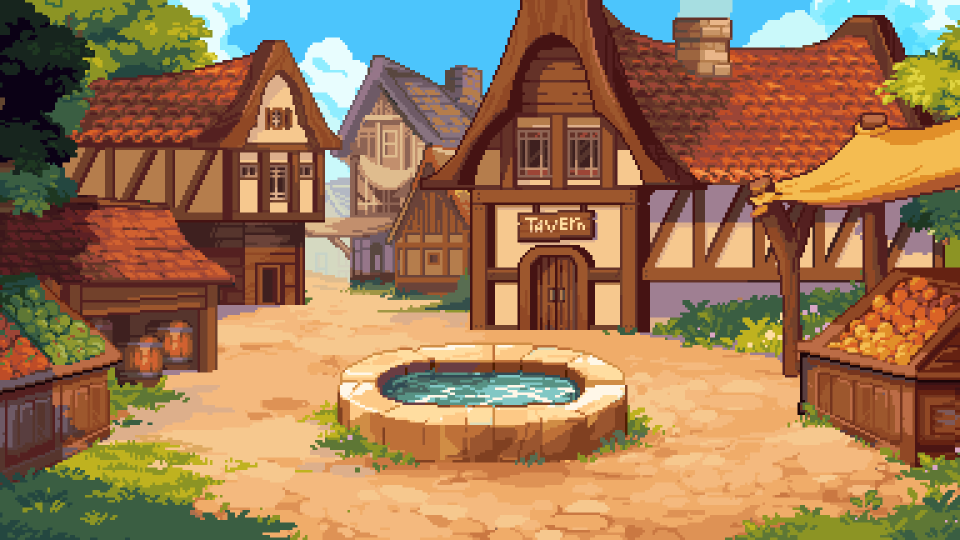
#> input picture kit/pause/assets/hub.gif, 1920 x 1080 px, found by its file name (shown at 1/2 size)
$ python r24.py
#> lines starting #> are read from the running program, lines starting #| are printed output that depends on the picture
### kit/fork_race2/hook.py
"""Standard Code Name hook band (Bennett: the hook makes or breaks the video).
usage:
    import sys; sys.path.insert(0, '<scratchpad>/pixellab/safezone'); from hook import hook_layer
    HOOK, HOOK_BOTTOM = hook_layer(['WHICH JAR IS', "CYRUS'S?"], accent=1, color=(255,214,60))
    frame.alpha_composite(HOOK)      # draw LAST (on top of everything) every frame
    # put content below HOOK_BOTTOM (typically ~450-470) and above y=1500
lines: 1-2 short lines of the original hook. accent: index of the line drawn in `color` (others white), or None.
sub: optional small secondary line (>=34px), drawn under the main lines.
"""
from PIL import Image, ImageDraw, ImageFont
import os
FONT = os.path.join(os.path.dirname(__file__), '../../npmfont/ps/package/files/PressStart2P.ttf')
W, H = 1080, 1920
X0, X1, Y0 = 70, 1025, 262
def _fit(lines, maxw, hi=80, lo=48):
    for s in range(hi, lo - 1, -2):
        f = ImageFont.truetype(FONT, s); d = ImageDraw.Draw(Image.new('L', (1, 1)))
        if all(d.textlength(l, font=f) + 2 * 9 <= maxw for l in lines): return f, s
    return ImageFont.truetype(FONT, lo), lo
# [20 lines left out: function hook_layer, not called in this run]
# [4 lines that do not run on import are left out]

### kit/fork_rc1/hook2.py
"""hook_layer with the comment prompt as a real second line of the band, at least 44px (RECUT_BRIEF rule).
Same look as safezone/hook.py; sub line is 44-52px, white, thinner stroke, separated by a thin divider."""
import sys, os
sys.path.insert(0, '/tmp/claude-0/-home-claude/3d9a853e-960c-501e-b487-63abffb4f487/scratchpad/pixellab/safezone')
from hook import _fit, FONT, W, H, X0, X1, Y0
from PIL import Image, ImageDraw, ImageFont
def hook_layer2(lines, accent=None, color=(255, 214, 60), sub=None, sub_color=(240, 240, 240), border=None, sub_max=52):
#> called with accent = 1, color = (255, 214, 60), sub = 'COMMENT YOUR COMBO', sub_color = (240, 240, 240), sub_max = 52
    lines = [l.upper() for l in lines][:2]
    f, s = _fit(lines, X1 - X0 - 40)
    gap = int(s * 0.38); pad = 26
    h = len(lines) * s + (len(lines) - 1) * gap + 2 * pad
    if sub:
        fs, ss = _fit([sub], X1 - X0 - 40, sub_max, 44)
        d0 = ImageDraw.Draw(Image.new('L', (1, 1)))
        assert d0.textlength(sub, font=fs) + 12 <= X1 - X0 - 30, ('sub too long for 44px', sub)
        h += ss + 34
    L = Image.new('RGBA', (W, H), (0, 0, 0, 0)); d = ImageDraw.Draw(L)
#> after `L = Image.new('RGBA', (W, H), (0, 0, 0, 0))`: L: PIL image 1080x1920 RGBA; every value is 0
    d.rounded_rectangle([X0, Y0, X1, Y0 + h], 22, fill=(14, 10, 24, 232), outline=border or color, width=6)
    y = Y0 + pad
    for i, l in enumerate(lines):
        c = color if accent == i else (255, 255, 255)
        w = d.textlength(l, font=f)
        d.text(((X0 + X1) / 2 - w / 2, y), l, font=f, fill=c, stroke_width=9, stroke_fill=(10, 6, 18))
        y += s + gap
#> this loop made 2 passes
#> w on passes 1 to 2: 488.1, 612.8
#> after the loop, y = 508
    if sub:
        y = y - gap + 14
#> y = 492
        d.line([(X0 + 60, y), (X1 - 60, y)], fill=(color if border is None else border)[:3] + (120,), width=3)
        y += 18
#> y = 510
        w = d.textlength(sub, font=fs)
#> w = 645.4
        d.text(((X0 + X1) / 2 - w / 2, y), sub, font=fs, fill=sub_color, stroke_width=6, stroke_fill=(10, 6, 18))
    return L, Y0 + h
# [3 lines that do not run on import are left out]

### kit/fork1/common.py
import os, glob, math, json, subprocess, random
from PIL import Image, ImageDraw, ImageFont, ImageEnhance, ImageFilter
SP = '/tmp/claude-0/-home-claude/3d9a853e-960c-501e-b487-63abffb4f487/scratchpad/'
FONT = SP + 'npmfont/ps/package/files/PressStart2P.ttf'; A = SP + 'pause/assets/'; PL = SP + 'pixellab/'
W, H, FPS = 1080, 1920, 30
_fc = {}
def F(s):
    if s not in _fc: _fc[s] = ImageFont.truetype(FONT, s)
    return _fc[s]
def crop(im): return im.crop(im.getbbox())
def up(im, k): return im.resize((max(1, int(im.width * k)), max(1, int(im.height * k))), Image.NEAREST)
def layer(img, fn):
    L = Image.new('RGBA', img.size, (0, 0, 0, 0)); fn(ImageDraw.Draw(L)); img.alpha_composite(L)
def ctext(d, x, y, t, f, fill=(255, 255, 255), sw=6, a=255, sc=(20, 15, 35)):
    w = d.textlength(t, font=f); d.text((x - w / 2, y), t, font=f, fill=tuple(fill[:3]) + (a,), stroke_width=sw, stroke_fill=tuple(sc[:3]) + (a,))
# [7 lines left out: function text_layer, not called in this run]
def gif_frames(path, scale=None, h=None):
    im = Image.open(path); fr = []
    for i in range(im.n_frames): im.seek(i); fr.append(im.convert('RGBA'))
    if h is not None:
        bb = None
        for f in fr:
            b = f.getbbox(); bb = b if bb is None else (min(bb[0], b[0]), min(bb[1], b[1]), max(bb[2], b[2]), max(bb[3], b[3]))
        fr = [f.crop(bb) for f in fr]; k = h / fr[0].height
        return [f.resize((max(1, int(f.width * k)), h), Image.NEAREST) for f in fr]
    if scale: fr = [up(f, scale) for f in fr]
    return fr
IDLE_FILE = {'joy': 'idle_0.gif', 'cyrus': 'idle_1.gif', 'ray': 'idle_2.gif', 'cleo': 'idle_3.gif', 'hollow': 'idle_9.gif'}
def idle(g, k=1):
    """Syeda idle loop at native 92px canvas times k (feet at y=78*k)"""
    fr = gif_frames(A + IDLE_FILE[g])
    return [up(f.resize((92, 92), Image.NEAREST), k) for f in fr]
VIC = {'joy': 'vic_Victory_Pose.gif', 'cyrus': 'vic_VictoryPose_1_2f3491a2-9eb4-4ed3-a96d-f50d84bb993a.gif', 'cleo': 'vic_victoryPose.gif', 'ray': 'vic_victoryPose_1.gif', 'hollow': 'hollow-victory.gif'}
def vic(g, h): return gif_frames(A + VIC[g], h=h)
def seq(d, k=2, lo=1, hi=None):
    fs = sorted(glob.glob(d + '/*.png'))[lo:hi]
    return [up(Image.open(p).convert('RGBA'), k) for p in fs]
GUMK = ['mush', 'acv', 'mel', 'cre', 'gold']
def gummy(kind, k=2): return up(Image.open(PL + f'gummies/pick_{kind}.png').convert('RGBA'), k)
def bg_frames(name, size, box=None, step=1, bright=1.0, blur=0):
    im = Image.open(A + name); out = []
    for i in range(0, im.n_frames, step):
        im.seek(i); f = im.convert('RGB')
        if box: f = f.crop(box)
        f = f.resize(size, Image.NEAREST)
        if bright != 1.0: f = ImageEnhance.Brightness(f).enhance(bright)
        if blur: f = f.filter(ImageFilter.GaussianBlur(blur))
        out.append(f.convert('RGBA'))
    return out
class Writer:
    def __init__(self, path):
        self.p = subprocess.Popen(['ffmpeg', '-y', '-loglevel', 'error', '-f', 'rawvideo', '-pix_fmt', 'rgb24', '-s', f'{W}x{H}', '-r', str(FPS), '-i', '-',
                                   '-c:v', 'libx264', '-preset', 'veryfast', '-crf', '18', '-pix_fmt', 'yuv420p', path], stdin=subprocess.PIPE)
    def write(self, img): self.p.stdin.write(img.convert('RGB').tobytes())
    def close(self): self.p.stdin.close(); self.p.wait()
# [9 lines left out: functions mix, ship, not called in this run]
def sheet(mp4, out, n=8, cols=8):
    d = float(subprocess.run(['ffprobe', '-v', 'error', '-show_entries', 'format=duration', '-of', 'csv=p=0', mp4], capture_output=True, text=True).stdout)
    subprocess.run(['ffmpeg', '-y', '-loglevel', 'error', '-i', mp4, '-vf', f'fps={n}/{d},scale=270:480,tile={cols}x{max(1, n // cols)}', '-frames:v', '1', out])

### kit/fork_rc13/v24/r24.py
"""#24 Which vibe (approved): review recut, fixes only.
realm keys ! @ # $ -> E F G H (no @/# in comments), item X -> gummy pile, gummy row: gummy is the hero (4x, gloss on ACV),
44px labels + key badges, comment prompt in the band from frame 0, rows slide in from frame 0, slot-style highlight hops
during the hold and locks one row at a time, hold 1.3s, cut back to the empty opening (loop)."""
import sys, math, json, random
SP = '/tmp/claude-0/-home-claude/3d9a853e-960c-501e-b487-63abffb4f487/scratchpad/'
sys.path.insert(0, SP + 'fork1'); from common import *
sys.path.insert(0, SP + 'fork_rc2'); from rc2 import hook_layer2, acv_gloss, FF, acv_tag
import numpy as np
HOOK, HB = hook_layer2(['WHICH VIBE', 'DO I GIVE OFF?'], accent=1, sub='COMMENT YOUR COMBO')
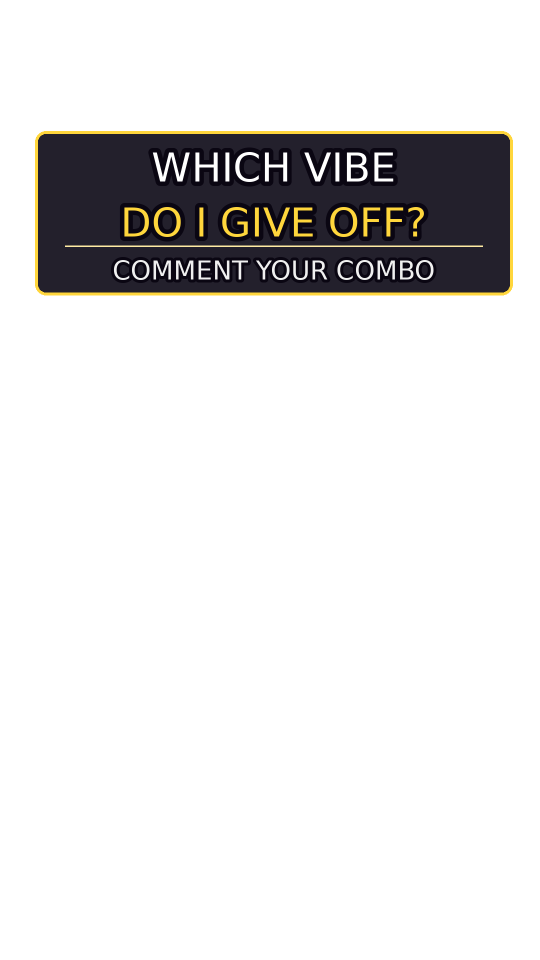
#> HOOK: PIL image 1080x1920 RGBA (shown at 1/2 size); mean R, G, B, A 7, 5.9, 5.7, 36.2; transparent parts drawn white
#> HB = 590
os.chdir(os.path.dirname(os.path.abspath(__file__)))
TEST = len(sys.argv) > 1
BG = bg_frames('hub.gif', (W, H), box=(960 - 304, 0, 960 + 304, 1080), step=2, bright=0.5, blur=3)
#> in bg_frames, im is the input picture: PIL image 1920x1080 P; mean R, G, B 154.7, 118.8, 84.1
#> the loop in bg_frames, `for i in range(0, im.n_frames, step):` made 24 passes
#> pass 1, in bg_frames, `if box: f = f.crop(box)`:
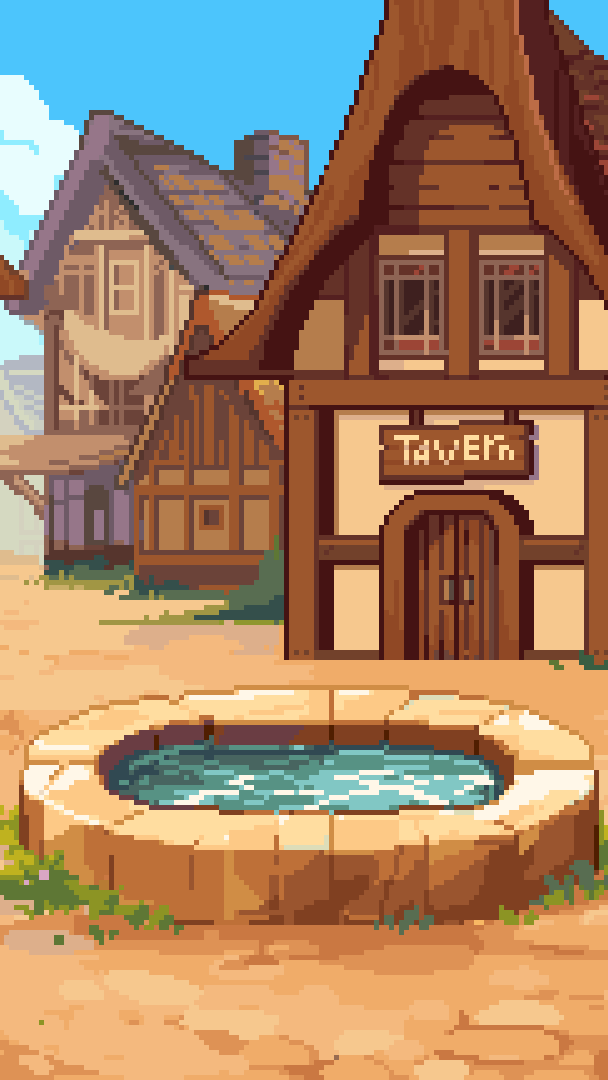
#> f: PIL image 608x1080 RGB; mean R, G, B 165, 130.9, 101.3
#> pass 1, in bg_frames, `if bright != 1.0: f = ImageEnhance.Brightness(f).enhance(bright)`:
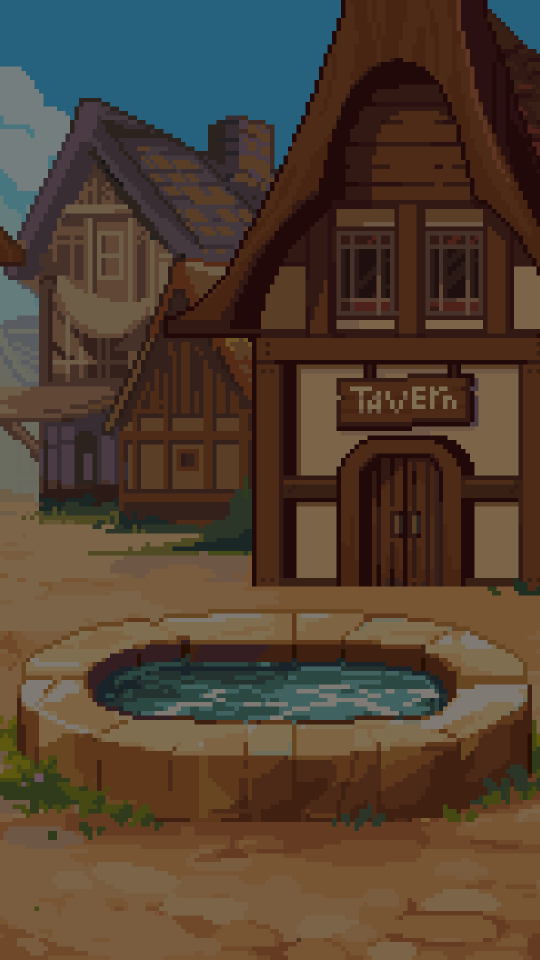
#> f: PIL image 1080x1920 RGB (shown at 1/2 size); mean R, G, B 82.3, 65.2, 50.4
#> after the loop in bg_frames, `for i in range(0, im.n_frames, step):`: out = 24 items
#> BG = 24 items
GUIDES = [('joy', '1'), ('cyrus', '2'), ('cleo', '3'), ('ray', '4')]
IDL = {g: idle(g, 3) for g, _ in GUIDES}
#> (the run stopped early here; a loop or call above may not have finished)
